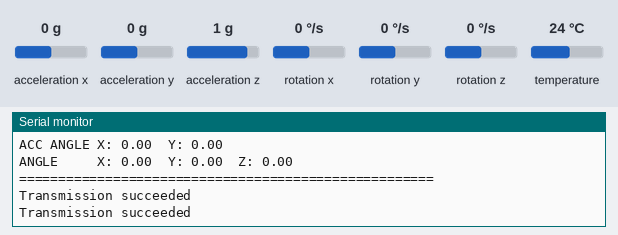
The sketch below on a simulated ESP32. On the bench: the last lines printed to the serial monitor. The inputs (shaded band) are chosen by the test bench; at power-on: acceleration x 0 g, acceleration y 0 g, acceleration z 1 g, rotation x 0 °/s, rotation y 0 °/s, rotation z 0 °/s, temperature 24 °C.

Above: at 3.2 s.
3.3 s: acceleration x set to -1.4 g
At 4.08 s:
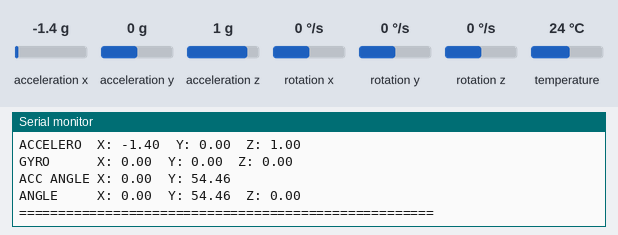
4.8 s: acceleration y set to -1.4 g
At 5.11 s:
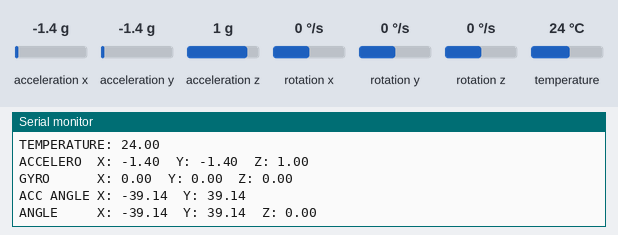
6.3 s: acceleration z set to -1.4 g
At 6.47 s:
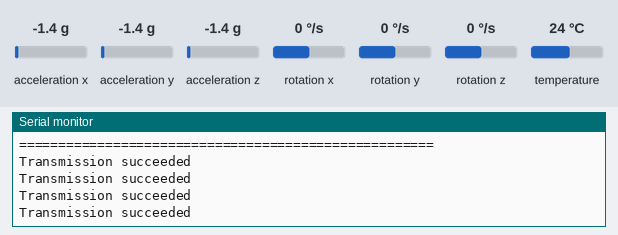
7.8 s: rotation x set to -192 °/s
At 8.21 s:
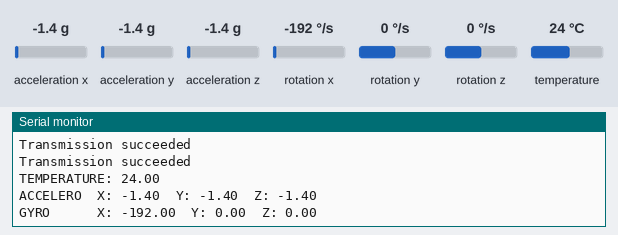
9.3 s: rotation y set to -192 °/s
At 10.28 s:
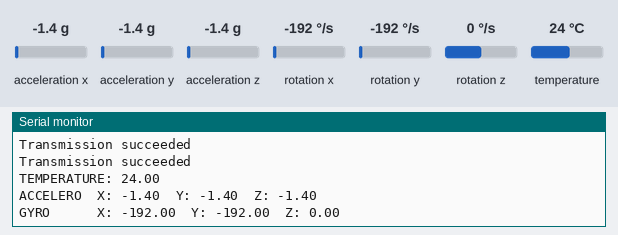
Timing chart, 0 to 11.8 s (numbered marks = the images above; inputs shaded):
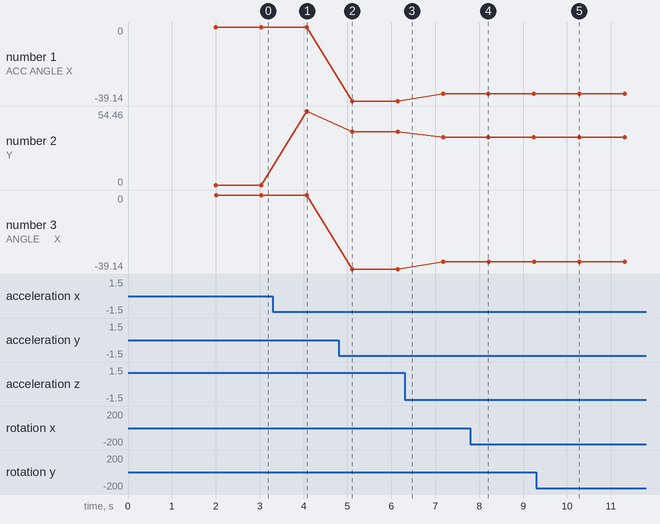

Measured:
- after the input at 3.3 s, the serial monitor: prints a new line after 0.77 s (image 1)
- after the input at 4.8 s, the serial monitor: prints a new line after 0.30 s (image 2)
- after the input at 7.8 s, the serial monitor: prints a new line after 0.41 s (image 4)
- after the input at 9.3 s, the serial monitor: prints a new line after 0.98 s (image 5)
- plotted number 1: 0 → -39.14 after the input at 4.8 s, -39.14 → -35.26 after the input at 6.3 s
- plotted number 2: 0 → 54.46 after the input at 3.3 s, 54.46 → 39.14 after the input at 4.8 s, 39.14 → 35.26 after the input at 6.3 s
- plotted number 3: 0 → -39.14 after the input at 4.8 s, -39.14 → -35.26 after the input at 6.3 s

The sketch:

transmitter.ino
```cpp
// (licence header left out)
 #include "Wire.h"
 #include <MPU6050_light.h>
 #include <esp_now.h>
 #include <WiFi.h>
 #include <esp_wifi.h>

 // Valid channels are 1-14, must match receiver.
 #define CHANNEL 2

 esp_now_peer_info_t receiver = {
   .peer_addr = {0x8C, 0x4B, 0x14, 0x11, 0x82, 0x40},
   .channel = CHANNEL,
   .encrypt = false
 };

 MPU6050 mpu(Wire);

 long timer = 0;

 typedef struct struct_message {
     // uint16_t val; // A 16-bit unsigned number
     float Xval; // A 16-bit unsigned number
     float Yval; // A 16-bit unsigned number
     float Zval; // A 16-bit unsigned number
 } message_t;

 message_t message;

 void setup() {

   Serial.begin(115200);

   WiFi.mode(WIFI_STA);
   WiFi.setChannel(CHANNEL);

   while (!WiFi.STA.started()) {
     delay(100);
   }

   if (esp_now_init() != ESP_OK) {
     Serial.println("Failed to initialise ESP-NOW");
     return;
   }

   if (esp_now_add_peer(&receiver) != ESP_OK){
     Serial.println("Failed to add peer");
     return;
   }

   esp_now_register_send_cb(OnDataSent);

   Wire.begin();

   byte status = mpu.begin();
   Serial.print(F("MPU6050 status: "));
   Serial.println(status);
   while(status!=0){ } // stop everything if could not connect to MPU6050

   Serial.println(F("Calculating offsets, do not move MPU6050"));
   delay(1000);
   mpu.calcOffsets(true,true); // gyro and accelero
   Serial.println("Done!\n");

 }

 void OnDataSent(const uint8_t *mac_addr, esp_now_send_status_t status) {
   Serial.print("Transmission ");
   Serial.println(status == ESP_NOW_SEND_SUCCESS ? "succeeded" : "failed");
 }

void loop() {
   mpu.update();

   if(millis() - timer > 1000){ // print data every second
     Serial.print(F("TEMPERATURE: "));Serial.println(mpu.getTemp());

     Serial.print(F("ACCELERO  X: "));Serial.print(mpu.getAccX());
     Serial.print("\tY: ");Serial.print(mpu.getAccY());
     Serial.print("\tZ: ");Serial.println(mpu.getAccZ());

     Serial.print(F("GYRO      X: "));Serial.print(mpu.getGyroX());
     Serial.print("\tY: ");Serial.print(mpu.getGyroY());
     Serial.print("\tZ: ");Serial.println(mpu.getGyroZ());

     Serial.print(F("ACC ANGLE X: "));Serial.print(mpu.getAccAngleX());
     Serial.print("\tY: ");Serial.println(mpu.getAccAngleY());

     Serial.print(F("ANGLE     X: "));Serial.print(mpu.getAngleX());
     Serial.print("\tY: ");Serial.print(mpu.getAngleY());
     Serial.print("\tZ: ");Serial.println(mpu.getAngleZ());

       // Serial.print(F("NEW ACCELO  X: "));Serial.print(mpu.getAccX()-SinX);
       // Serial.print("\tY: ");Serial.print(mpu.getAccY()-SinY);
       // Serial.print("\tZ: ");Serial.println(mpu.getAccZ()-Zvalue);
       Serial.println(F("=====================================================\n"));
     timer = millis();
   }


     float SinX = mpu.getAngleX()*(M_PI/180);
     float SinY = mpu.getAngleY()*(M_PI/180);
     float xVal = cos(SinX)*cos(SinY);
     float yVal = sin(SinX)*cos(SinY);
     float zVal = sin(SinY);
     // Serial.print("\t");Serial.print(xVal);
     // Serial.print("\t");Serial.print(yVal);
     // Serial.print("\t");Serial.print(zVal);

     message.Xval = mpu.getAccX()+zVal;
     message.Yval = mpu.getAccY()-yVal;
     message.Zval = mpu.getAccZ()-xVal;

   esp_err_t result = esp_now_send(receiver.peer_addr, (uint8_t *)&message, sizeof(message));

   // Serial.print(", status: ");
   // Serial.println(result == ESP_OK ? "OK" : "ERROR");

   // Serial.print(message.Xval);

   delay(100);

 }
 
```
